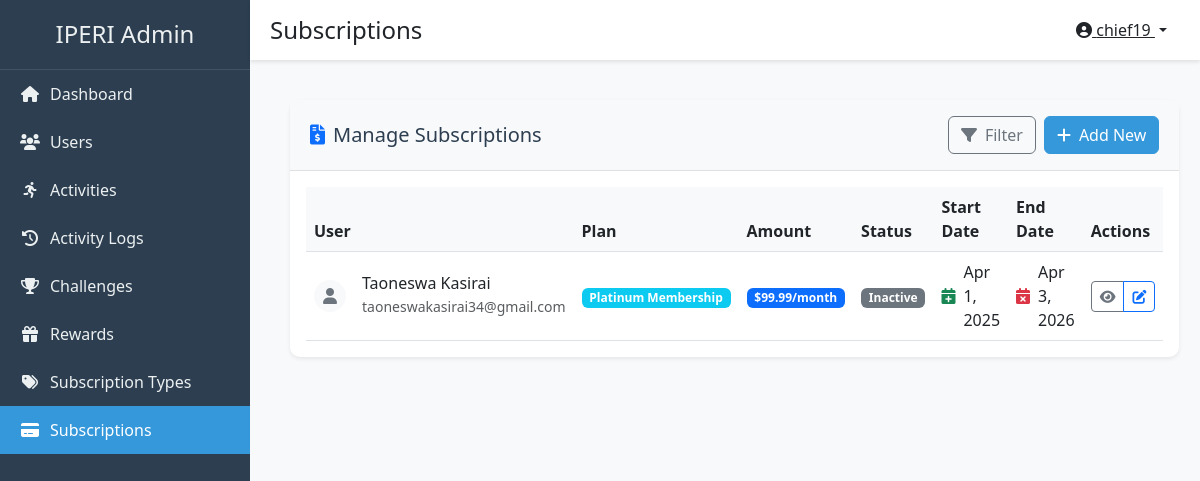
/admin-dashboard/subscriptions/ (signed in), run on the app's committed database.
### healthxpfront/models.py (models this page shows, shortened)
class Subscription(models.Model):
    STATUS_CHOICES = (
        ('active', 'Active'),
        ('expired', 'Expired'),
        ('cancelled', 'Cancelled'),
    )
    user = models.OneToOneField(
        User, on_delete=models.CASCADE, related_name='subscription')
    subscription_type = models.ForeignKey(
        SubscriptionType, on_delete=models.PROTECT, related_name='subscriptions')
    start_date = models.DateField(auto_now_add=True)
    end_date = models.DateField(null=True, blank=True)
    status = models.CharField(
        max_length=20, choices=STATUS_CHOICES, default='active')
    auto_renew = models.BooleanField(default=False)
    created_at = models.DateTimeField(auto_now_add=True)
    updated_at = models.DateTimeField(auto_now=True)

class SubscriptionType(models.Model):
    name = models.CharField(max_length=100)
    code = models.CharField(max_length=20, unique=True)
    description = models.TextField()
    amount = models.DecimalField(
        max_digits=10, decimal_places=2, help_text="Monthly subscription amount in USD")
    features = models.TextField(
        help_text="List of features included in this subscription type")
    is_active = models.BooleanField(default=True)
    created_at = models.DateTimeField(auto_now_add=True)
    updated_at = models.DateTimeField(auto_now=True)
    class Meta:
        ordering = ['amount']

### healthxpadmin/views.py (the view)
# urls.py: path('subscriptions/', views.SubscriptionListView.as_view(),
class SubscriptionListView(LoginRequiredMixin, ListView):
    model = Subscription
    template_name = 'healthxpadmin/subscription_list.html'
    context_object_name = 'subscriptions'
    paginate_by = 10
    def get_queryset(self):
        queryset = super().get_queryset().select_related(
            'user', 'user__profile', 'subscription_type')
        status = self.request.GET.get('status')
        subscription_type = self.request.GET.get('type')
        start_date_from = self.request.GET.get('start_date_from')
        start_date_to = self.request.GET.get('start_date_to')
        if status:
            queryset = queryset.filter(status=status)
        if subscription_type:
            queryset = queryset.filter(
                subscription_type__code=subscription_type)
        if start_date_from:
            queryset = queryset.filter(start_date__gte=start_date_from)
        if start_date_to:
            queryset = queryset.filter(start_date__lte=start_date_to)
        return queryset.order_by('-start_date')
    def get_context_data(self, **kwargs):
        context = super().get_context_data(**kwargs)
        context['subscription_types'] = SubscriptionType.objects.filter(
            is_active=True)
        context['status_choices'] = Subscription.STATUS_CHOICES
        return context

### healthxpfront/context_processors.py (called while the page is built)
def cart_processor(request):
    context = {}
    if request.user.is_authenticated:
        try:
            cart = ShoppingCart.objects.get(user=request.user)
            context['user_cart'] = cart
            context['cart_item_count'] = cart.total_items
        except ShoppingCart.DoesNotExist:
            context['cart_item_count'] = 0
    return context

### healthxpadmin/templates/healthxpadmin/subscription_list.html (shortened to what this page needs)
{% extends 'healthxpadmin/base.html' %}
{% block page_title %}Subscriptions{% endblock %}
{% block content %}
<div class="card shadow-sm">
    <div class="card-header bg-light py-3 d-flex justify-content-between align-items-center">
        <h5 class="card-title mb-0">
            <i class="fas fa-file-invoice-dollar text-primary me-2"></i>Manage Subscriptions
        </h5>
        <div class="d-flex gap-2">
            <button type="button" class="btn btn-outline-secondary" data-bs-toggle="modal" data-bs-target="#filterModal">
                <i class="fas fa-filter me-2"></i>Filter
            </button>
            <a href="{% url 'healthxpadmin:subscription_create' %}" class="btn btn-primary">
                <i class="fas fa-plus me-2"></i>Add New
            </a>
        </div>
    </div>
    <div class="card-body">
        {% if subscriptions %}
            <div class="table-responsive">
                <table class="table table-hover align-middle">
                    <thead>
                        <tr>
                            <th>User</th>
                            <th>Plan</th>
                            <th>Amount</th>
                            <th>Status</th>
                            <th>Start Date</th>
                            <th>End Date</th>
                            <th>Actions</th>
                        </tr>
                    </thead>
                    <tbody>
                        {% for subscription in subscriptions %}
                            <tr>
                                <td>
                                    <div class="d-flex align-items-center">
                                        <div class="avatar-sm me-3">
                                            {% if subscription.user.profile.avatar %}
                                                <img src="{{ subscription.user.profile.avatar.url }}"
                                                     alt="User Avatar"
                                                     class="rounded-circle img-thumbnail">
                                            {% else %}
                                                <div class="rounded-circle bg-light d-flex align-items-center justify-content-center"
                                                     style="width: 32px; height: 32px;">
                                                    <i class="fas fa-user text-secondary"></i>
                                                </div>
                                            {% endif %}
                                        </div>
                                        <div>
                                            <h6 class="mb-0">{{ subscription.user.get_full_name }}</h6>
                                            <small class="text-muted">{{ subscription.user.email }}</small>
                                        </div>
                                    </div>
                                </td>
                                <td>
                                    <span class="badge bg-info">{{ subscription.subscription_type.name }}</span>
                                </td>
                                <td>
                                    <span class="badge bg-primary">${{ subscription.subscription_type.amount }}/month</span>
                                </td>
                                <td>
                                    {% if subscription.is_active %}
                                        <span class="badge bg-success">Active</span>
                                    {% else %}
                                        <span class="badge bg-secondary">Inactive</span>
                                    {% endif %}
                                </td>
                                <td>
                                    <div class="d-flex align-items-center">
                                        <i class="fas fa-calendar-plus text-success me-2"></i>
                                        {{ subscription.start_date|date:"M j, Y" }}
                                    </div>
                                </td>
                                <td>
                                    <div class="d-flex align-items-center">
                                        <i class="fas fa-calendar-times text-danger me-2"></i>
                                        {{ subscription.end_date|date:"M j, Y"|default:"No end date" }}
                                    </div>
                                </td>
                                <td>
                                    <div class="btn-group">
                                        <a href="{% url 'healthxpadmin:subscription_detail' subscription.pk %}"
                                           class="btn btn-sm btn-outline-secondary" title="View">
                                            <i class="fas fa-eye"></i>
                                        </a>
                                        <a href="{% url 'healthxpadmin:subscription_update' subscription.pk %}"
                                           class="btn btn-sm btn-outline-primary" title="Edit">
                                            <i class="fas fa-edit"></i>
                                        </a>
                                    </div>
                                </td>
                            </tr>
                        {% endfor %}
                    </tbody>
                </table>
            </div>
        {% endif %}
    </div>
</div>
{% endblock %}

### healthxpadmin/templates/healthxpadmin/base.html (shortened to what this page needs)
{% load static %}
<!DOCTYPE html>
<html lang="en">
<head>
    <link href="https://cdn.jsdelivr.net/npm/bootstrap@5.3.0/dist/css/bootstrap.min.css" rel="stylesheet">
    <link href="https://cdnjs.cloudflare.com/ajax/libs/font-awesome/6.0.0/css/all.min.css" rel="stylesheet">
    <link href="{% static 'healthxpadmin/css/style.css' %}" rel="stylesheet">
</head>
<body>
    <div class="wrapper">
        <nav class="sidebar">
            <div class="sidebar-header">
                <h3>IPERI Admin</h3>
            </div>
            <ul class="nav flex-column">
                <li class="nav-item">
                    <a class="nav-link {% if request.resolver_match.url_name == 'dashboard_home' %}active{% endif %}"
                       href="{% url 'healthxpadmin:dashboard_home' %}">
                        <i class="fas fa-home"></i> Dashboard
                    </a>
                </li>
                <li class="nav-item">
                    <a class="nav-link {% if 'user' in request.resolver_match.url_name %}active{% endif %}"
                       href="{% url 'healthxpadmin:user_list' %}">
                        <i class="fas fa-users"></i> Users
                    </a>
                </li>
                <li class="nav-item">
                    <a class="nav-link {% if 'activity_type' in request.resolver_match.url_name %}active{% endif %}"
                       href="{% url 'healthxpadmin:activity_type_list' %}">
                        <i class="fas fa-running"></i> Activities
                    </a>
                </li>
                <li class="nav-item">
                    <a class="nav-link {% if 'activity_log' in request.resolver_match.url_name %}active{% endif %}"
                       href="{% url 'healthxpadmin:activity_log_list' %}">
                        <i class="fas fa-history"></i> Activity Logs
                    </a>
                </li>
                <li class="nav-item">
                    <a class="nav-link {% if 'challenge' in request.resolver_match.url_name %}active{% endif %}"
                       href="{% url 'healthxpadmin:challenge_list' %}">
                        <i class="fas fa-trophy"></i> Challenges
                    </a>
                </li>
                <li class="nav-item">
                    <a class="nav-link {% if 'reward' in request.resolver_match.url_name %}active{% endif %}"
                       href="{% url 'healthxpadmin:reward_list' %}">
                        <i class="fas fa-gift"></i> Rewards
                    </a>
                </li>
                <li class="nav-item">
                    <a class="nav-link {% if 'subscription_type' in request.resolver_match.url_name %}active{% endif %}"
                       href="{% url 'healthxpadmin:subscription_type_list' %}">
                        <i class="fas fa-tags"></i> Subscription Types
                    </a>
                </li>
                <li class="nav-item">
                    <a class="nav-link {% if 'subscription' in request.resolver_match.url_name and 'type' not in request.resolver_match.url_name %}active{% endif %}"
                       href="{% url 'healthxpadmin:subscription_list' %}">
                        <i class="fas fa-credit-card"></i> Subscriptions
                    </a>
                </li>
            </ul>
        </nav>
        <div class="main-content">
            <div class="top-navbar">
                <div class="d-flex align-items-center">
                    <h4 class="mb-0">{% block page_title %}{% endblock %}</h4>
                </div>
                <div class="d-flex align-items-center">
                    <div class="dropdown">
                        <button class="btn btn-link text-dark dropdown-toggle" type="button" id="userDropdown" data-bs-toggle="dropdown">
                            <i class="fas fa-user-circle"></i> {{ request.user.username }}
                        </button>
                    </div>
                </div>
            </div>
            <div class="content-wrapper">
                {% block content %}{% endblock %}
            </div>
        </div>
    </div>
</body>
</html>

### healthxpadmin/static/healthxpadmin/css/style.css (style rules this page uses)
:root { --sidebar-width: 250px; --header-height: 60px; }
body { font-family: 'Segoe UI', Tahoma, Geneva, Verdana, sans-serif; background-color: #f8f9fa; }
.wrapper { display: flex; min-height: 100vh; }
.sidebar { width: var(--sidebar-width); background-color: #2c3e50; color: white; position: fixed; height: 100vh; overflow-y: auto; transition: all 0.3s; }
.sidebar-header { padding: 20px; text-align: center; border-bottom: 1px solid rgba(255, 255, 255, 0.1); }
.sidebar-header h3 { margin: 0; font-size: 1.5rem; color: #ecf0f1; }
.nav-link { color: #ecf0f1; padding: 12px 20px; display: flex; align-items: center; transition: all 0.3s; }
.nav-link i { margin-right: 10px; width: 20px; text-align: center; }
.nav-link.active { background-color: #3498db; color: white; }
.main-content { flex: 1; margin-left: var(--sidebar-width); padding: 20px; }
.top-navbar { height: var(--header-height); background-color: white; box-shadow: 0 2px 4px rgba(0, 0, 0, 0.1); display: flex; align-items: center; justify-content: space-between; padding: 0 20px; position: fixed; top: 0; right: 0; left: var(--sidebar-width); z-index: 1000; }
.content-wrapper { margin-top: var(--header-height); padding: 20px; }
.card { border: none; border-radius: 10px; box-shadow: 0 2px 4px rgba(0, 0, 0, 0.1); margin-bottom: 20px; }
.card-header { background-color: white; border-bottom: 1px solid rgba(0, 0, 0, 0.1); padding: 15px 20px; }
.card-title { margin: 0; font-size: 1.25rem; color: #2c3e50; }
.btn-primary { background-color: #3498db; border-color: #3498db; }
.table { margin-bottom: 0; }
.table th { border-top: none; background-color: #f8f9fa; }

### healthxpadmin/templates/healthxpadmin/subscription_list.html (style rules this page uses)
.avatar-sm { width: 32px; height: 32px; }
.table th { background-color: var(--bs-light); font-weight: 600; }
.btn-group .btn { padding: 0.25rem 0.5rem; }

### data on the page
Subscription: user.get_full_name "Taoneswa Kasirai", user.email "taoneswakasirai34@gmail.com", subscription_type.name "Platinum Membership", subscription_type.amount "99.99", start_date "Apr 1, 2025", end_date "Apr 3, 2026"

### other printed values
{{ request.user.username }} "chief19"
